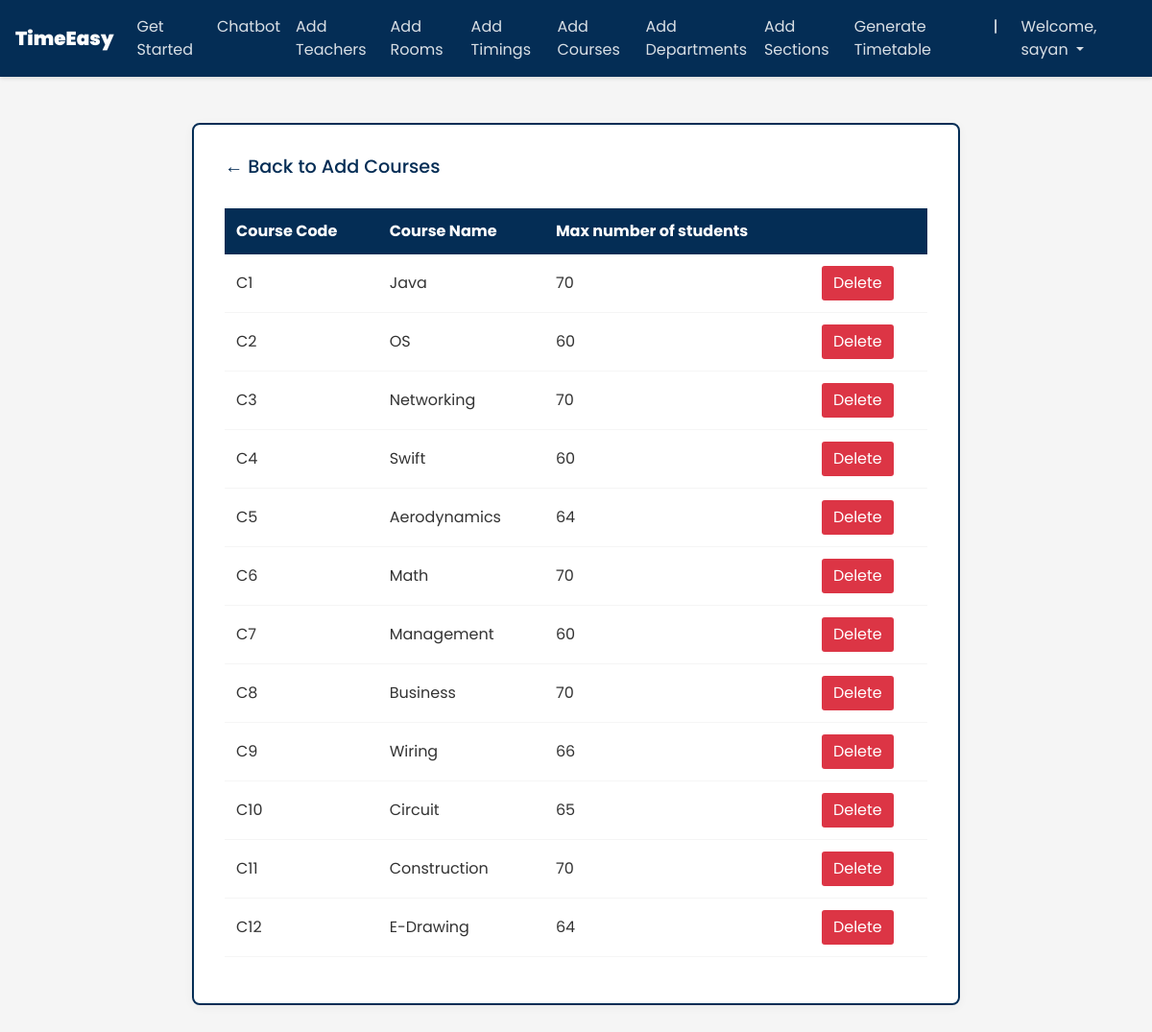
Screenshot of /courses_list/ (signed in) with the database file from the repository.
### ttgen/models.py (models this page shows, shortened)
class Course(models.Model):
    course_number = models.CharField(max_length=5, primary_key=True)
    course_name = models.CharField(max_length=40)
    max_numb_students = models.CharField(max_length=65)
    instructors = models.ManyToManyField(Instructor)

### ttgen/views.py (the view)
# urls.py: path('courses_list/', views.course_list_view, name='editcourse'),
@login_required
def course_list_view(request):
    context = {
        'courses': Course.objects.all()
    }
    return render(request, 'courseslist.html', context)

### templates/courseslist.html (shortened to what this page needs)
<!DOCTYPE html>
<html lang="en">
<head>
	<link rel="stylesheet" href="https://maxcdn.bootstrapcdn.com/bootstrap/4.0.0/css/bootstrap.min.css">
</head>
<body>
        <header>
            <nav class="navbar navbar-expand-md navbar-dark fixed-top" style="background-color: #000;">
              <a class="navbar-brand" href="#" style="color: #fff; font-weight: 600;">
                  <b>TimeEasy</b>
              </a>
              <div class="collapse navbar-collapse" id="navbarCollapse">
                  <ul class="navbar-nav ml-auto">
                      <li class="nav-item active">
                          <a class="nav-link" href="{% url 'admindash' %}" style="color: #fff;">Get Started</a>
                      </li>
                      <li class="nav-item active">
                        <a class="nav-link" href="{% url 'chat' %}" style="color: #fff;">Chatbot</a>
                      </li>
                      <li class="nav-item">
                          <a class="nav-link" href="{% url 'addInstructors' %}" style="color: #fff;">Add Teachers</a>
                      </li>
                      <li class="nav-item">
                          <a class="nav-link" href="{% url 'addRooms' %}" style="color: #fff;">Add Rooms</a>
                      </li>
                      <li class="nav-item">
                          <a class="nav-link" href="{% url 'addTimings' %}" style="color: #fff;">Add Timings</a>
                      </li>
                      <li class="nav-item">
                          <a class="nav-link" href="{% url 'addCourses' %}" style="color: #fff;">Add Courses</a>
                      </li>
                      <li class="nav-item">
                          <a class="nav-link" href="{% url 'addDepts' %}" style="color: #fff;">Add Departments</a>
                      </li>
                      <li class="nav-item">
                          <a class="nav-link" href="{% url 'addSections' %}" style="color: #fff;">Add Sections</a>
                      </li>
                      <li class="nav-item">
                          <a class="nav-link" href="{% url 'generate' %}" style="color: #fff;">Generate Timetable</a>
                      </li>
                      <li class="nav-item" style="color: #fff; padding: 8px 16px;">|</li>
                      <li class="nav-item dropdown">
                          <a class="nav-link dropdown-toggle" href="#" id="dropdown03" data-toggle="dropdown"
                             aria-haspopup="true" aria-expanded="false" style="color: #fff;">
                              Welcome, {{ user.first_name }}
                          </a>
                      </li>
                  </ul>
                </div>
            </nav>
        </header>
        <br><br>
    {% block content %}
{% load static %}
<fieldset class="fieldset">
    <a href="{% url 'addCourses'%}"><h1 class="tablink" onclick="openPage('new')" id="defaultOpen">← Back to Add Courses</h1></a>
    <div class="tabcontent" id="edit">
        <table class="table1">
            <thead>
            <tr class="table-headers">
            <th>Course Code</th>
            <th>Course Name</th>
            <th>Max number of students</th>
            <th  class="empty"></th>
            </tr>
            </thead>
            <tbody>
            {% for crs in courses %}
            <tr>
             <td>{{crs.course_number}}</td>
             <td>{{crs.course_name}}</td>
             <td>{{crs.max_numb_students}}</td>
             <td class="empty">
                <form action="{% url 'deletecourse' crs.course_number %}" method="post">
                        <input type="submit" value="Delete" class="cross">
                </form>
             </td>
             </tr>
            {% endfor %}
            </tbody>
        </table>
    </div>
</fieldset>
{% endblock %}

### templates/courseslist.html (style rules this page uses)
:root { --primary-blue: #042d55; --dark-blue: #0D47A1; --light-blue: #E3F2FD; --white: #FFFFFF; --light-gray: #F5F5F5; }
body { padding-top: 3rem; padding-bottom: 3rem; color: #333; font-family: "Poppins"; overflow-x: hidden; background-color: var(--light-gray); }
nav { font-family: "Poppins"; background: var(--primary-blue) !important; box-shadow: 0 2px 4px rgba(0, 0, 0, 0.1); }
.navbar-brand { font-size: 20px; font-family: "Poppins"; color: var(--white) !important; font-weight: 600; }
.nav-link { color: rgba(255, 255, 255, 0.85) !important; transition: all 0.3s ease; }
.fieldset { margin: 2rem auto; padding: 2rem; border: 2px solid var(--primary-blue); background-color: var(--white); box-shadow: 0 2px 10px rgba(0, 0, 0, 0.05); border-radius: 8px; max-width: 800px; }
.table1 { width: 100%; border-collapse: collapse; margin: 1rem 0; }
.table1 th { background-color: var(--primary-blue); color: var(--white); padding: 12px; text-align: left; }
.table1 td { padding: 12px; border-bottom: 1px solid var(--light-gray); }
.tablink { color: var(--primary-blue); text-decoration: none; font-size: 1.2rem; margin-bottom: 1rem; display: inline-block; transition: all 0.3s ease; }
.cross { background-color: #dc3545; color: var(--white); border: none; padding: 6px 12px; border-radius: 3px; cursor: pointer; transition: all 0.3s ease; }

### rows the page displays
Course: course_number "C1", course_name "Java", max_numb_students "70"
Course: course_number "C2", course_name "OS", max_numb_students "60"
Course: course_number "C3", course_name "Networking", max_numb_students "70"
Course: course_number "C4", course_name "Swift", max_numb_students "60"
Course: course_number "C5", course_name "Aerodynamics", max_numb_students "64"
Course: course_number "C6", course_name "Math", max_numb_students "70"
Course: course_number "C7", course_name "Management", max_numb_students "60"
Course: course_number "C8", course_name "Business", max_numb_students "70"
Course: course_number "C9", course_name "Wiring", max_numb_students "66"
Course: course_number "C10", course_name "Circuit", max_numb_students "65"
Course: course_number "C11", course_name "Construction", max_numb_students "70"
Course: course_number "C12", course_name "E-Drawing", max_numb_students "64"

### other values shown
{{ user.first_name }} "sayan"
